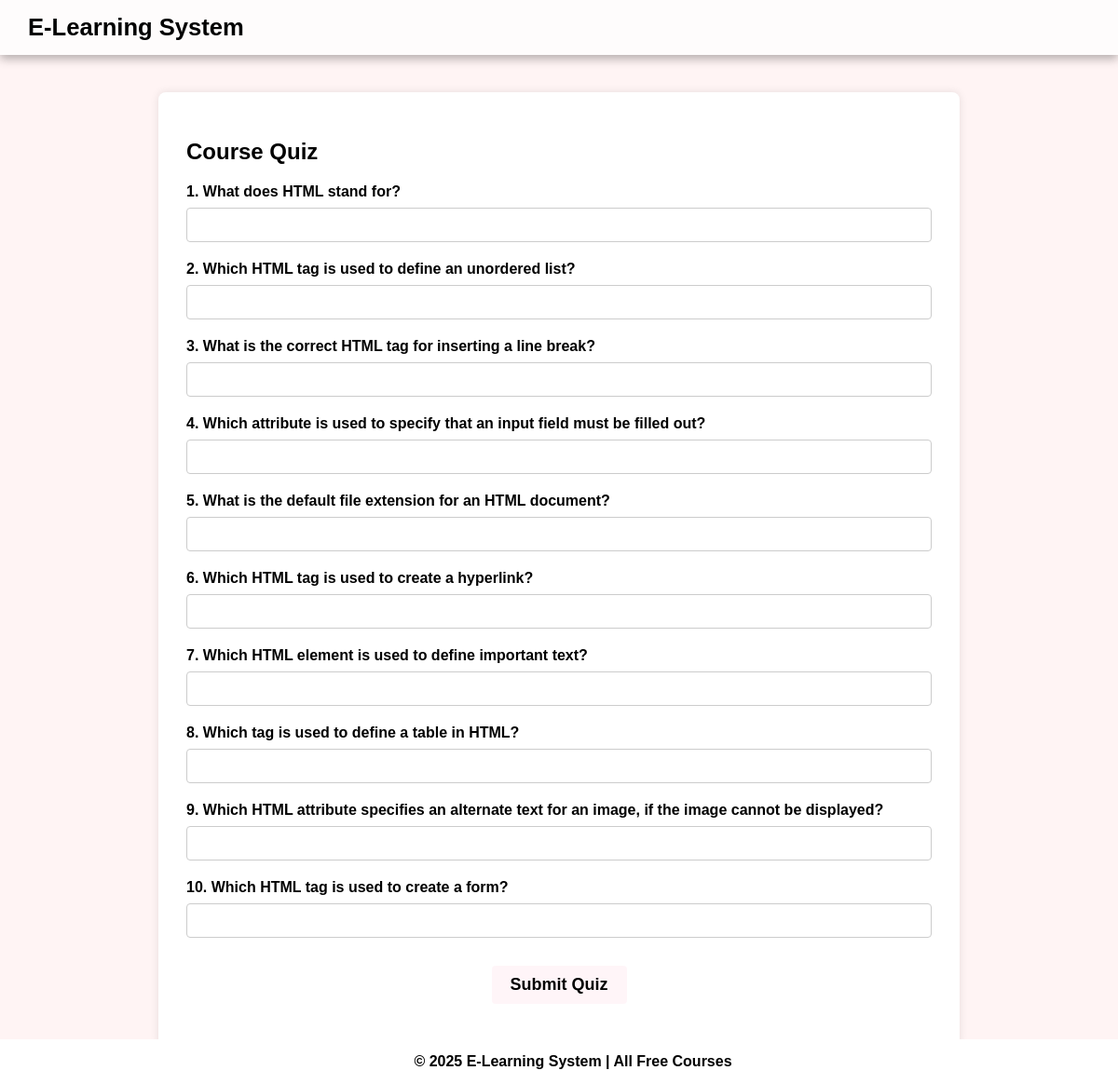
The app's page /e_learning_system/quiz.php?id=1 (signed in) with its own data.
### tables this page shows
CREATE TABLE `quizzes` (
  `id` int NOT NULL,
  `course_id` int NOT NULL,
  `question` text NOT NULL,
  `answer` varchar(255) NOT NULL
);

### e_learning_system/quiz.php (the view, shortened to what this page needs)
<?php
include 'db_config.php';
$course_id = intval($_GET['id']);
$query = "SELECT * FROM quizzes WHERE course_id = ?";
$stmt = $conn->prepare($query);
$stmt->bind_param("i", $course_id);
$stmt->execute();
$result = $stmt->get_result();
$questions = [];
while ($row = $result->fetch_assoc()) {
    $questions[] = $row;
}
$score = 0;
?>
<html>
<head>
</head>
<body>
<nav>
    <a href="index.php">E-Learning System</a>
</nav>
<div class="container">
    <h2>Course Quiz</h2>
    <?php if ($_SERVER['REQUEST_METHOD'] === 'POST'): ?>
        <h4>Your Score: <span class="score"><?= $score . " / " . count($questions); ?></span></h4>
        <a href="index.php#quiz_list.php">
            <button>Back to Course</button>
        </a>
    <?php else: ?>
        <form method="POST">
            <?php foreach ($questions as $index => $q): ?>
                <div class="question">
                    <strong><?= ($index + 1) . ". " . htmlspecialchars($q['question']); ?></strong>
                    <input type="text" name="answer_<?= $q['id']; ?>" required>
                </div>
            <?php endforeach; ?>
            <button type="submit">Submit Quiz</button>
        </form>
    <?php endif; ?>
</div>
<footer>
    &copy; 2025 E-Learning System | All Free Courses
</footer>
</body>
</html>

### e_learning_system/quiz.php (style rules this page uses)
body { font-family: Arial, sans-serif; margin: 0; padding: 0; background-color:rgb(255, 244, 244); }
nav { background: rgba(254, 254, 254, 0.8); backdrop-filter: blur(10px); padding: 15px 30px; box-shadow: 0px 4px 10px rgba(0, 0, 0, 0.3); }
nav a { color:rgb(0, 0, 0); font-size: 1.6rem; font-weight: bold; text-decoration: none; }
.container { max-width: 800px; margin: 40px auto; background: #fff; padding: 30px; border-radius: 8px; box-shadow: 0 0 10px rgba(0,0,0,0.1); }
.container h2 { margin-bottom: 20px; }
.question { margin-bottom: 20px; }
input[type="text"] { width: 100%; padding: 10px; margin-top: 8px; border: 1px solid #ccc; border-radius: 4px; }
button { display: block; width: fit-content; margin: 30px auto 0; padding: 10px 20px; font-size: 18px; font-weight: bold; background: rgba(255, 245, 248, 0.96); color:rgb(0, 0, 0); transition: background 0.3s ease, transform 0.3s ease; border: none; border-radius: 4px; cursor: pointer; text-decoration: none; }
footer { position: fixed; bottom: 0; width: 100%; background: hsl(0, 0.00%, 100.00%); text-align: center; padding: 15px; color:rgb(0, 0, 0); font-weight: bold; }

### records on screen
quizzes: question "What does HTML stand for?"
quizzes: question "Which HTML tag is used to define an unordered list?"
quizzes: question "What is the correct HTML tag for inserting a line break?"
quizzes: question "Which attribute is used to specify that an input field must be filled out?"
quizzes: question "What is the default file extension for an HTML document?"
quizzes: question "Which HTML tag is used to create a hyperlink?"
quizzes: question "Which HTML element is used to define important text?"
quizzes: question "Which tag is used to define a table in HTML?"
quizzes: question "Which HTML attribute specifies an alternate text for an image, if the image cannot be displayed?"
quizzes: question "Which HTML tag is used to create a form?"
